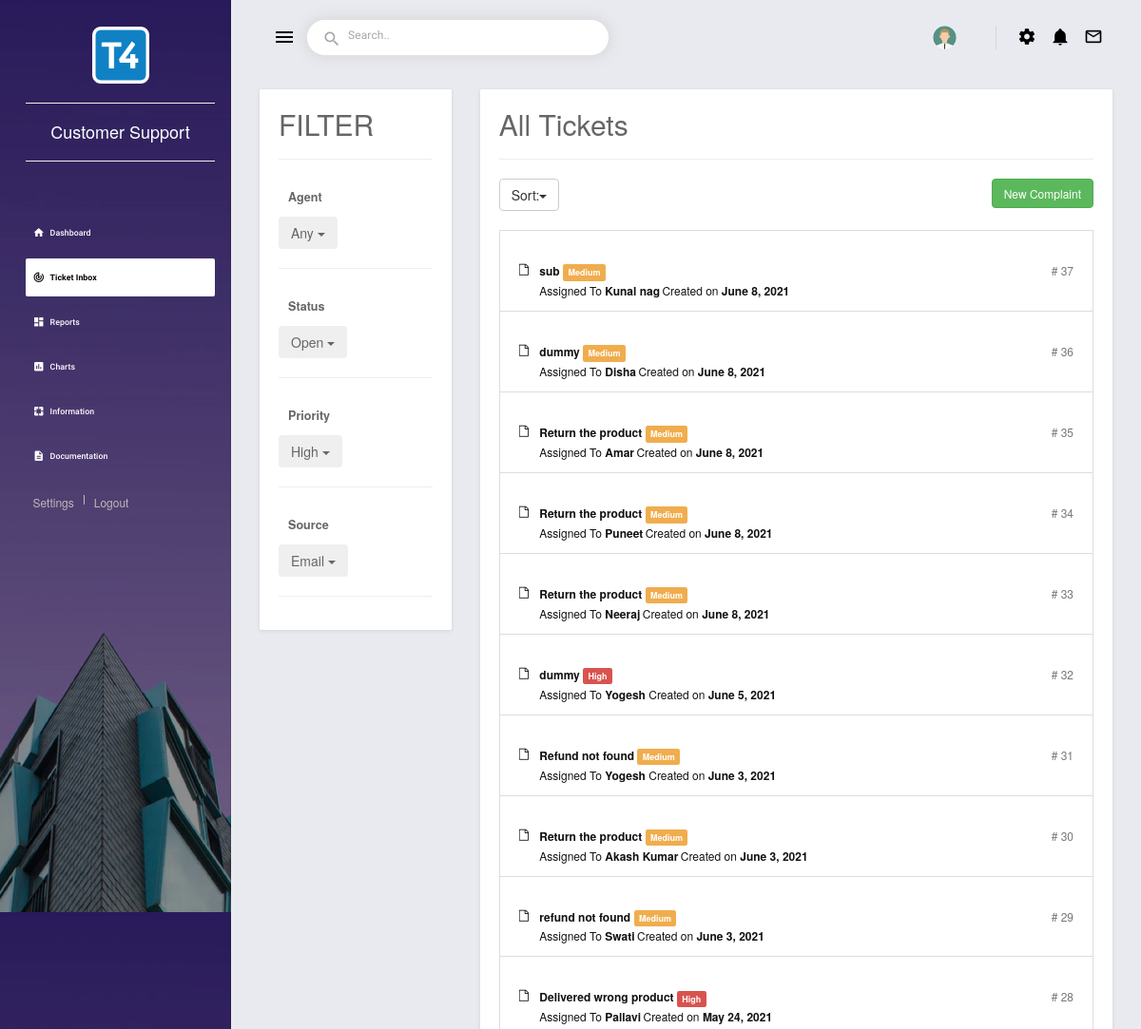
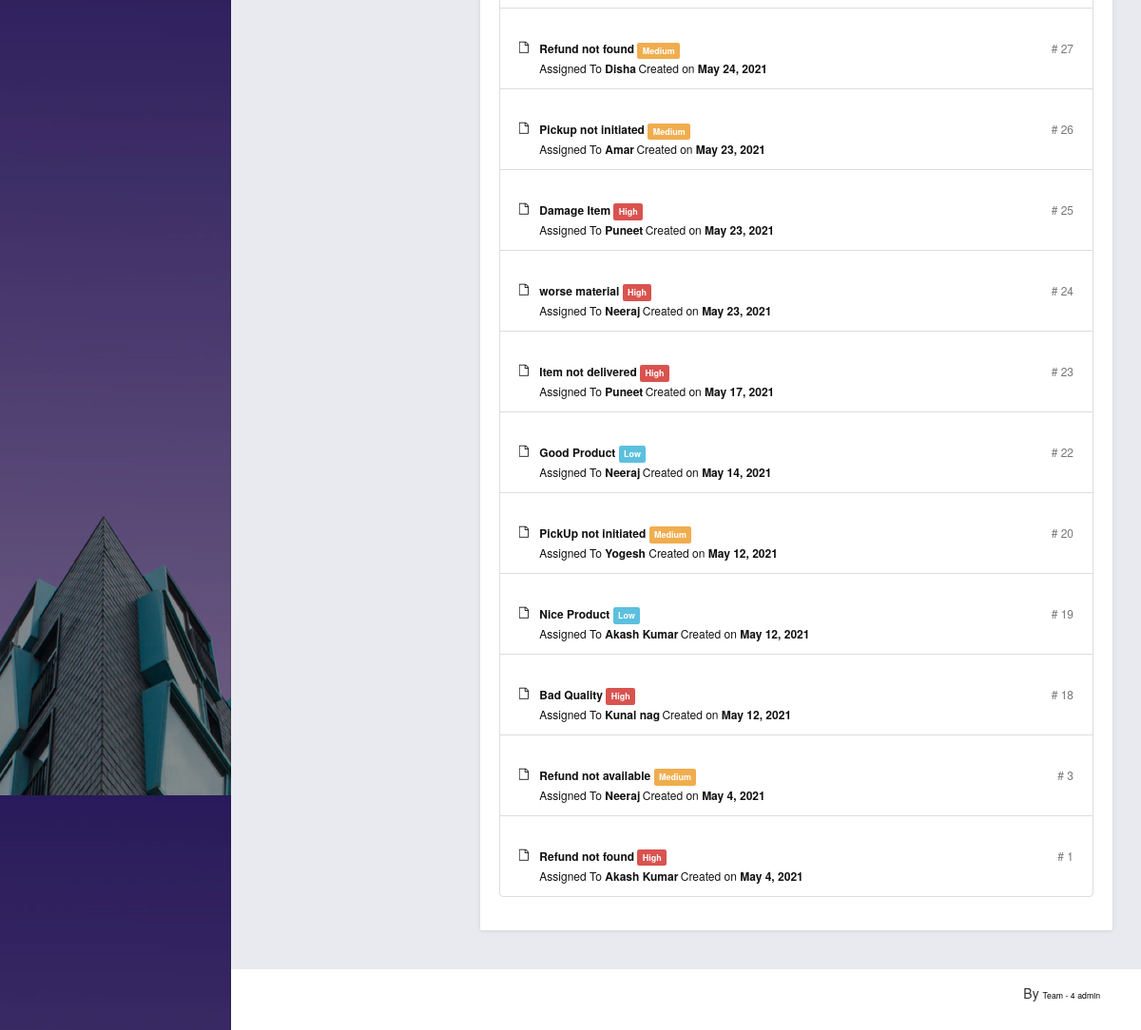
/ticketinbox (signed in), run on the app's committed database (2 pictures, top to bottom).
### ticketinbox/models.py (models this page shows, shortened)
class Ticket(models.Model):
    id = models.AutoField(primary_key=True)
    title =models.CharField(max_length=200)
    ticket_type=models.CharField(max_length=200)
    ticket_priority=models.ForeignKey(Priority,null=True,on_delete=models.SET_NULL)
    source=models.ForeignKey(Source,null=True,on_delete=models.SET_NULL)
    ticket_status=models.ForeignKey(Status,null=True,on_delete=models.SET_NULL)
    assigned_dep=models.CharField(max_length=30,null=True)
    created_on=models.DateTimeField(null=True)
    due_date=models.DateTimeField(null=True)
    assigned_to=models.ForeignKey(Executive,max_length=10,null=True,on_delete=models.SET_NULL)
    ticket_rating=models.CharField(max_length=10,null=True)
    solution=models.CharField(max_length=200,null=True)
    customer_id = models.ForeignKey(Customer,null=True,blank=True,on_delete=models.SET_NULL)
    process= models.CharField(max_length=20,null=True)

### login/models.py (models this page shows, shortened)
class Executive(models.Model):
    id=models.AutoField(primary_key=True,max_length=20,default="")
    executive_name=models.CharField(max_length=50,null=True,blank=True)
    executive_username=models.CharField(max_length=50,null=True,blank=True)
    executive_email=models.EmailField()
    executive_pass=models.CharField(max_length=32,null=True,blank=True)
    executive_contact=models.IntegerField(null=True,blank=True)
    executive_dep=models.CharField(max_length=100,null=True,blank=True)
    executive_level=models.CharField(max_length=20,null=True,blank=True)
    executive_status=models.CharField(max_length=20,null=True,blank=True)
    assigned=models.IntegerField(null=True,blank=True)
    resolved=models.IntegerField(null=True,blank=True)
    sla = models.IntegerField(null=True,blank=True)
    total_responses = models.IntegerField(null=True,blank=True)
    avg_response = models.IntegerField(null=True,blank=True)
    avg_resolution=models.IntegerField(null=True,blank=True)
    rating=models.IntegerField(null=True,blank=True)

### ticketinbox/views.py (the view)
# urls.py: path('ticketinbox',include('ticketinbox.urls')),
def ticketinbox(request):
    if request.user.is_authenticated:
        priority=Priority.objects.all()
        source=Source.objects.all()
        status=Status.objects.all()
        executive=Executive.objects.all()
        ticket=Ticket.objects.all().select_related('assigned_to')
        ticket=ticket.order_by('-id')
        older=ticket.order_by('id')
        context={'ticket':ticket,
            'priority':priority,
            'source':source,
            'status':status,
            'executive':executive,'older':older}
        return render(request,'TicketInbox.html',context)
    else:
        return redirect('/')

### templates/demo/TicketInbox.html (shortened to what this page needs)
{% extends "main.html" %}
{% block content %}
<head>
    <link href="http://netdna.bootstrapcdn.com/bootstrap/3.3.6/css/bootstrap.min.css" class="inline-block" rel="stylesheet">
    <link href="https://maxcdn.bootstrapcdn.com/font-awesome/4.3.0/css/font-awesome.min.css" rel="stylesheet">
</head>
<body>
    <section class="content">
        <div class="row">
            {% include 'filter.html'%}
            <div class="col-md-9">
                <div class="grid support-content">
                    <div class="grid-body">
                        <h2>All Tickets</h2>
                        <hr>
                        <div class="btn-group">
                            <button type="button" class="btn btn-default dropdown-toggle" data-toggle="dropdown"> Sort:<span class="caret"></span></button>
                        </div>
                        <a class="btn btn-success pull-right" style="color: #fff;" href="{% url 'manual' %}">New Complaint</a>
                        <div class="padding"></div>
                        <div class="row">
                            <div class="col-md-12">
                                <ul class="list-group fa-padding">
                                    {% for i in ticket %}
                                    <a href="{% url 'ticketdetail' i.id %}">
                                    <li class="list-group-item" data-toggle="modal" data-target="#issue">
                                        <div class="media">
                                            <i class="fa fa-file-o pull-left"></i>
                                            <div class="media-body">
                                                <strong>{{i.title}}</strong>
                                                {% if i.ticket_priority.priority == "Low" %}
                                                <span class="label label-info">Low</span>
                                                {% elif i.ticket_priority.priority == "Medium" %}
                                                <span class="label label-warning">Medium</span>
                                                {% elif i.ticket_priority.priority == "High" %}
                                                <span class="label label-danger">High</span>
                                                {% endif %}
                                                <span class="number pull-right"># {{i.id}}</span>
                                                <p class="info">Assigned To <a href="#"><b>{{i.assigned_to.executive_name}}</b></a> <a href="#"> Created on <b>{{i.created_on|date}}</b> </a></p>
                                            </div>
                                        </div>
                                    </li>
                                </a>
                                    {% endfor %}
                                </ul>
                            </div>
                        </div>
                    </div>
                </div>
            </div>
        </div>
    </section>
    </div>
</body>
{% endblock %}

### templates/demo/main.html (shortened to what this page needs)
{% load static %}
<!DOCTYPE html>
<html lang="en">
<head>
    <link rel="stylesheet" href="templates/assets/vendors/mdi/css/materialdesignicons.min.css">
    <link rel="stylesheet" href="templates/assets/vendors/css/vendor.bundle.base.css">
    <link rel="stylesheet" href="templates/assets/vendors/flag-icon-css/css/flag-icon.min.css">
    <link rel="stylesheet" href="templates/assets/vendors/jvectormap/jquery-jvectormap.css">
    <link rel="stylesheet" href="templates/assets/css/demo/style.css">
</head>
<body>
    <div class="body-wrapper">
        <aside class="mdc-drawer mdc-drawer--dismissible mdc-drawer--open">
            <div class="mdc-drawer__header">
                <a href="{% url 'dashboard' %}" class="brand-logo">
                    <center> <img src="templates/assets/images/favicon.png" width="60" height="60" alt="logo">
                        <div class="text-white">
                            <hr>
                            <h4>
                                Customer Support
                            </h4>
                            <hr>
                        </div>
                    </center>
                </a>
            </div>
            <div class="mdc-drawer__content">
                <div class="mdc-list-group">
                    <nav class="mdc-list mdc-drawer-menu">
                        <div class="mdc-list-item mdc-drawer-item">
                            <a class="mdc-drawer-link" href="{% url 'dashboard' %}">
                                <i class="material-icons mdc-list-item__start-detail mdc-drawer-item-icon" aria-hidden="true">home</i> Dashboard
                            </a>
                        </div>
                        <div class="mdc-list-item mdc-drawer-item">
                            <a class="mdc-drawer-link" href="{% url 'ticketinbox' %}" target="_blank ">
                                <i class="material-icons mdc-list-item__start-detail mdc-drawer-item-icon" aria-hidden="true">track_changes</i> Ticket Inbox
                            </a>
                        </div>
                        <div class="mdc-list-item mdc-drawer-item">
                            <a class="mdc-drawer-link" href="{% url 'Reportsapp' %}" target="_blank ">
                                <i class="material-icons mdc-list-item__start-detail mdc-drawer-item-icon" aria-hidden="true">dashboard</i> Reports
                            </a>
                        </div>
                        <div class="mdc-list-item mdc-drawer-item">
                            <a class="mdc-drawer-link" href="{% url 'Charts' %}" target="_blank ">
                                <i class="material-icons mdc-list-item__start-detail mdc-drawer-item-icon" aria-hidden="true">assessment</i> Charts
                            </a>
                        </div>
                        <div class="mdc-list-item mdc-drawer-item">
                            <a class="mdc-expansion-panel-link" href="{% url 'info' %}" target="_blank ">
                                <i class="material-icons mdc-list-item__start-detail mdc-drawer-item-icon" aria-hidden="true">pages</i> Information
                            </a>
                        </div>
                        <div class="mdc-list-item mdc-drawer-item">
                            <a class="mdc-drawer-link " href="{% url 'documentation' %}" target="_blank ">
                                <i class="material-icons mdc-list-item__start-detail mdc-drawer-item-icon" aria-hidden="true">description</i> Documentation
                            </a>
                        </div>
                    </nav>
                </div>
                <div class="profile-actions ">
                    <a href="javascript:; ">Settings</a>
                    <a href="{% url 'user_logout' %} ">Logout</a>
                </div>
            </div>
        </aside>
        <div class="main-wrapper mdc-drawer-app-content ">
            <header class="mdc-top-app-bar ">
                <div class="mdc-top-app-bar__row ">
                    <div class="mdc-top-app-bar__section mdc-top-app-bar__section--align-start ">
                        <button class="material-icons mdc-top-app-bar__navigation-icon mdc-icon-button sidebar-toggler ">menu</button>
                        <div class="mdc-text-field mdc-text-field--outlined mdc-text-field--with-leading-icon search-text-field d-none d-md-flex ">
                            <i class="material-icons mdc-text-field__icon ">search</i>
                            <input class="mdc-text-field__input " id="text-field-hero-input ">
                            <div class="mdc-notched-outline ">
                                <div class="mdc-notched-outline__leading "></div>
                                <div class="mdc-notched-outline__notch ">
                                    <label for="text-field-hero-input " class="mdc-floating-label ">Search..</label>
                                </div>
                                <div class="mdc-notched-outline__trailing "></div>
                            </div>
                        </div>
                    </div>
                    <div class="mdc-top-app-bar__section mdc-top-app-bar__section--align-end mdc-top-app-bar__section-right ">
                        <div class="menu-button-container menu-profile d-none d-md-block ">
                            <button class="mdc-button mdc-menu-button ">
                                <span class="d-flex align-items-center ">
                                    <span class="figure ">
                                        <img src="templates/assets/images/faces/face11.png " alt="user " class="user ">
                                    </span>
                                </span>
                            </button>
                        </div>
                        <div class="menu-button-container d-none d-md-block ">
                            <button class="mdc-button mdc-menu-button ">
                                <i class="mdi mdi-settings "></i>
                            </button>
                        </div>
                        <div class="menu-button-container ">
                            <button class="mdc-button mdc-menu-button ">
                                <i class="mdi mdi-bell "></i>
                            </button>
                        </div>
                        <div class="menu-button-container d-none d-md-block ">
                            <a href="{% url 'sendmail' %} ">
                                <button class="mdc-button mdc-menu-button ">
                                    <i class="mdi mdi-email-outline"></i>
                                </button>
                            </a>
                        </div>
                    </div>
                </div>
            </header>
            <div class="page-wrapper mdc-toolbar-fixed-adjust ">
                <main class="content-wrapper ">
                    {% block content %} {% endblock %} {% block content1 %} {% endblock %}
                <footer>
                    <div class="mdc-layout-grid ">
                        <div class="mdc-layout-grid__inner ">
                            <div class="mdc-layout-grid__cell stretch-card mdc-layout-grid__cell--span-6-desktop ">
                                <span class="text-center text-sm-left d-block d-sm-inline-block tx-14 ">Copyright © <a
                                    href="# " target="_blank ">Team - 4 </a></span>
                            </div>
                            <div class="mdc-layout-grid__cell stretch-card mdc-layout-grid__cell--span-6-desktop d-flex justify-content-end ">
                                <span class="float-none float-sm-right d-block mt-1 mt-sm-0 text-center tx-14 ">By <a
                                    href="# " target="_blank "> Team - 4 admin </a></span>
                            </div>
                        </div>
                    </div>
                </footer>
</body>
</html>

### templates/demo/filter.html (shortened to what this page needs)
<div class="col-md-3">
    <div class="grid support">
        <div class="grid-body">
            <h2>FILTER</h2>
            <hr>
            <ul>
                <li><strong>Agent</strong></a>
                </li>
                <div class="btn-group">
                    <button type="button" class="btn dropdown-toggle" data-toggle="dropdown"> Any <span class="caret"></span></button>
                </div>
                <hr>
                <li><strong>Status</strong></a>
                </li>
                <div class="btn-group">
                    <button type="button" class="btn dropdown-toggle" data-toggle="dropdown"> Open <span class="caret"></span></button>
                </div>
                <hr>
                <li><strong>Priority</strong></a>
                </li>
                <div class="btn-group">
                    <button type="button" class="btn dropdown-toggle" data-toggle="dropdown"> High <span class="caret"></span></button>
                </div>
                <hr>
                <li><strong>Source</strong> </a>
                </li>
                <div class="btn-group">
                    <button type="button" class="btn dropdown-toggle" data-toggle="dropdown"> Email <span class="caret"></span></button>
                </div>
            </ul>
            <hr>
        </div>
    </div>
</div>

### templates/demo/TicketInbox.html (style rules this page uses)
.padding { padding: 10px; }
.grid { position: relative; width: 100%; background: #fff; color: #666666; border-radius: 2px; margin-bottom: 25px; box-shadow: 0px 1px 4px rgba(0, 0, 0, 0.1); }
.grid .grid-body { padding: 15px 20px 15px 20px; font-size: 0.9em; line-height: 1.9em; }
.support ul { list-style: none; padding: 0px; }
.support ul li { padding: 8px 10px; }
.support h2, .support-content h2 { margin-top: 5px; }
.support-content .list-group li { padding: 15px 20px 12px 20px; cursor: pointer; }
.support-content .fa-padding .fa { padding-top: 5px; width: 1.5em; }
.support-content .info { color: #777; margin: 0px; }
.support-content a { font-size: 12px; color: #111; }
.support-content .number { color: #777; }

### data on the page
Ticket: title "sub", shows "Medium", id "37", assigned_to.executive_name "Kunal nag", created_on "June 8, 2021"
Ticket: title "dummy", shows "Medium", id "36", assigned_to.executive_name "Disha", created_on "June 8, 2021"
Ticket: title "Return the product", shows "Medium", id "35", assigned_to.executive_name "Amar", created_on "June 8, 2021"
Ticket: title "Return the product", shows "Medium", id "34", assigned_to.executive_name "Puneet", created_on "June 8, 2021"
Ticket: title "Return the product", shows "Medium", id "33", assigned_to.executive_name "Neeraj", created_on "June 8, 2021"
Ticket: title "dummy", shows "High", id "32", assigned_to.executive_name "Yogesh", created_on "June 5, 2021"
Ticket: title "Refund not found", shows "Medium", id "31", assigned_to.executive_name "Yogesh", created_on "June 3, 2021"
Ticket: title "Return the product", shows "Medium", id "30", assigned_to.executive_name "Akash Kumar", created_on "June 3, 2021"
Ticket: title "refund not found", shows "Medium", id "29", assigned_to.executive_name "Swati", created_on "June 3, 2021"
Ticket: title "Delivered wrong product", shows "High", id "28", assigned_to.executive_name "Pallavi", created_on "May 24, 2021"
Ticket: title "Refund not found", shows "Medium", id "27", assigned_to.executive_name "Disha", created_on "May 24, 2021"
Ticket: title "Pickup not initiated", shows "Medium", id "26", assigned_to.executive_name "Amar", created_on "May 23, 2021"
Ticket: title "Damage Item", shows "High", id "25", assigned_to.executive_name "Puneet", created_on "May 23, 2021"
Ticket: title "worse material", shows "High", id "24", assigned_to.executive_name "Neeraj", created_on "May 23, 2021"
Ticket: title "Item not delivered", shows "High", id "23", assigned_to.executive_name "Puneet", created_on "May 17, 2021"
Ticket: title "Good Product", shows "Low", id "22", assigned_to.executive_name "Neeraj", created_on "May 14, 2021"
Ticket: title "PickUp not initiated", shows "Medium", id "20", assigned_to.executive_name "Yogesh", created_on "May 12, 2021"
Ticket: title "Nice Product", shows "Low", id "19", assigned_to.executive_name "Akash Kumar", created_on "May 12, 2021"
Ticket: title "Bad Quality", shows "High", id "18", assigned_to.executive_name "Kunal nag", created_on "May 12, 2021"
Ticket: title "Refund not available", shows "Medium", id "3", assigned_to.executive_name "Neeraj", created_on "May 4, 2021"
Ticket: title "Refund not found", shows "High", id "1", assigned_to.executive_name "Akash Kumar", created_on "May 4, 2021"
